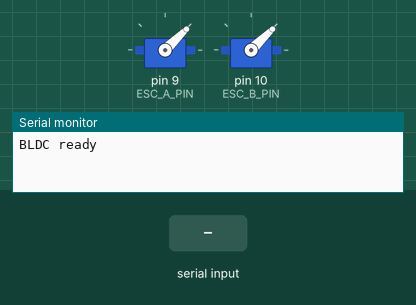
The sketch below on a simulated Arduino Nano, built with avr-gcc and run on an emulated ATmega328P. Shown: 2 × servo, the last lines printed to the serial monitor. Inputs (shaded band) come from the test bench.

Above: at 3.2 s.
3.3 s: "1\n" received over Serial
At 4.5 s:
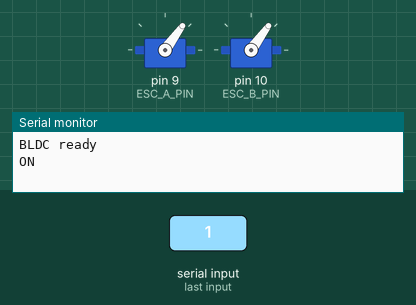
4.8 s: "0\n" received over Serial
At 5.6 s:
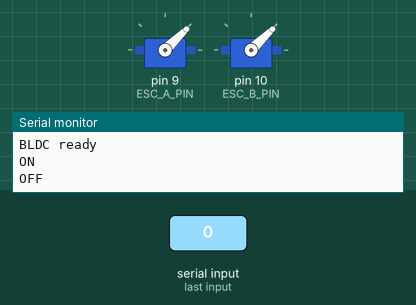
Timing chart, 0 to 7.8 s (numbered marks = the images above; inputs shaded):
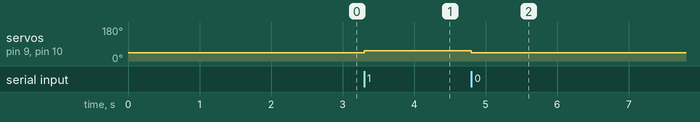

The sketch:

bldc_control.ino
```cpp
// bldc_control.ino
// Arduino Nano #2 — Sunnysky V3508-19 x2 via BlHeli 30A ESCs
//
// Serial protocol (115200 baud):
//   Pi -> Arduino:  "1\n"  = motors ON  (full throttle)
//                   "0\n"  = motors OFF (neutral / disarmed)
//
// ESC signal:
//   1000 µs = minimum / disarmed
//   1500 µs = neutral (use this for "off" on bidirectional ESCs)
//   2000 µs = maximum throttle
//
// BlHeli arming sequence: send 1000 µs for ~2 s on power-up, then
// the ESC accepts commands. This sketch handles that in setup().

#include <Servo.h>

#define ESC_A_PIN 9
#define ESC_B_PIN 10

// Adjust these to match your desired "on" throttle.
// 2000 = full throttle. Start lower (e.g. 1600) during testing!
#define THROTTLE_OFF  1000
#define THROTTLE_ON   1100  // <-- tune this safely before going higher

Servo escA;
Servo escB;

bool motors_enabled = false;

void setMotors(bool enable)
{
  int signal = enable ? THROTTLE_ON : THROTTLE_OFF;
  escA.writeMicroseconds(signal);
  escB.writeMicroseconds(signal);
  motors_enabled = enable;
}

void setup()
{
  Serial.begin(115200);

  escA.attach(ESC_A_PIN);
  escB.attach(ESC_B_PIN);

  // BlHeli arming: hold minimum signal for 2 seconds
  escA.writeMicroseconds(THROTTLE_OFF);
  escB.writeMicroseconds(THROTTLE_OFF);
  delay(2000);

  Serial.println("BLDC ready");
}

void loop()
{
  if (Serial.available())
  {
    String msg = Serial.readStringUntil('\n');
    msg.trim();

    if (msg == "1") {
      setMotors(true);
      Serial.println("ON");
    }
    else if (msg == "0") {
      setMotors(false);
      Serial.println("OFF");
    }
  }
}
```

Measured:
- after the input at 3.3 s, servo on pin 9 (ESC_A_PIN), servo on pin 10 (ESC_B_PIN): 44° → 54° at once
- after the input at 4.8 s, servo on pin 9 (ESC_A_PIN), servo on pin 10 (ESC_B_PIN): 54° → 44° at once
